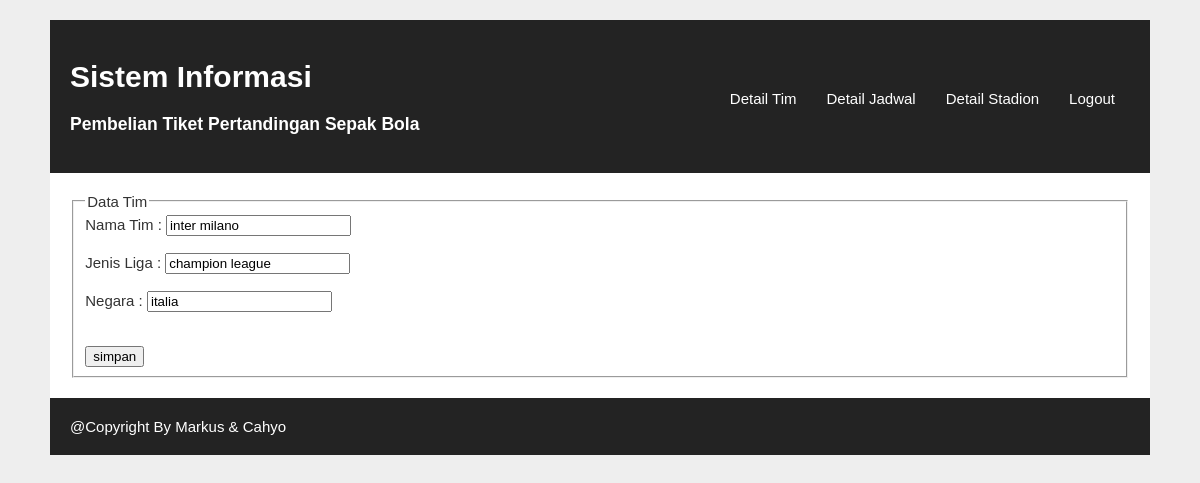
The app's page /Gol/ambil_data_gol/1 with its own data.
### tables this page shows
CREATE TABLE `tim` (
  `id` int(255) NOT NULL,
  `nama_tim` varchar(255) NOT NULL,
  `jenis_liga` varchar(255) NOT NULL,
  `negara` varchar(255) NOT NULL
);

### application/controllers/Gol.php (called while the page is built, shortened)
<?php
class Gol extends CI_Controller {
	public function __construct(){
		$this->load->model('Gol_model');
	}
	public function ambil_data_Gol($id)
	{
		$data['ambil_data_gol'] = $this->Gol_model->get_id($id);
		$this->load->view('ubah_data_gol', $data);
	}
}

### index.php (called while the page is built, shortened)
<?php
require_once BASEPATH.'core/CodeIgniter.php';

### application/models/Gol_model.php (called while the page is built, shortened)
<?php
class Gol_model extends CI_Model {
	public function get_id($id)
	{
		$this->db->from('tim');
		$this->db->where('id', $id);
		$query = $this->db->get();
		return $query->row();
	}
}

### application/views/ubah_data_gol.php (the view, shortened to what this page needs)
<!doctype html>
<html>
<head>
	<link rel="stylesheet" type="text/css" href="<?php echo base_url() ?>assets/css/style.css">
</head>
<body>
	<div id="wrapper">
		<header>
			<hgroup>
				<h1>Sistem Informasi</h1>
				<h3>Pembelian Tiket Pertandingan Sepak Bola</h3>
			</hgroup>
			<nav>
				<ul>
				<li><a href="<?php echo base_url('gol/data_gol') ?>">Detail Tim</a></li>
					<li><a href="<?php echo base_url('sepak/data_sepak') ?>">Detail Jadwal</a></li>
					<li><a href="<?php echo base_url('bola/data_bola') ?>">Detail Stadion</a></li>
					<li><a href="<?php echo base_url('auth/logout') ?>">Logout</a></li>
				</ul>
			</nav>
		</header>
		<section>
<?php
	echo form_open('Gol/ubah_data');
	echo form_fieldset('Data Tim');
	$nama_tim = array('nama_tim'=>$ambil_data_gol->nama_tim);
	$jenis_liga= array('jenis_liga'=>$ambil_data_gol->jenis_liga);
	$negara = array('negara'=>$ambil_data_gol->negara);
	echo form_label('Nama Tim : ');
	echo form_input('nama_tim', $nama_tim['nama_tim']);
	echo "<br>";
	echo "<br>";
	echo form_label('Jenis Liga : ');
	echo form_input('jenis_liga', $jenis_liga['jenis_liga']);
	echo "<br>";
	echo "<br>";
	echo form_label('Negara : ');
	echo form_input('negara', $negara['negara']);
	echo "<br>";
	echo "<br>";
	echo "<br>";
	echo form_submit('submit', 'simpan');
	echo form_close();
?>
</section>
		<footer>
		<a>@Copyright By Markus & Cahyo</a>
		</footer>
	</div>

### assets/css/style.css (style rules this page uses)
body { background: #eee; color: #333; font-family: sans-serif; font-size:15px; }
#wrapper { background: #fff; width: 1100px; margin: 20px auto; }
#wrapper header { background: #232323; padding: 20px; }
#wrapper header hgroup { float: left; color: #fff; }
#wrapper header nav { float: right; margin-top: 50px; }
#wrapper header nav ul { padding: 0; margin: 0; }
#wrapper header nav ul li { float: left; list-style: none; }
#wrapper header nav ul li a { padding: 15px; color: #fff; text-decoration: none; }
footer { background: #232323; padding: 20px; }
footer a { color: #fff; text-decoration: none; }
section { padding: 20px; }

### records on screen
tim: nama_tim "inter milano", jenis_liga "champion league", negara "italia"

### other values on screen
form_fieldset('Data Tim') "Data Tim"
form_label('Nama Tim : ') "Nama Tim :"
form_label('Jenis Liga : ') "Jenis Liga :"
form_label('Negara : ') "Negara :"
